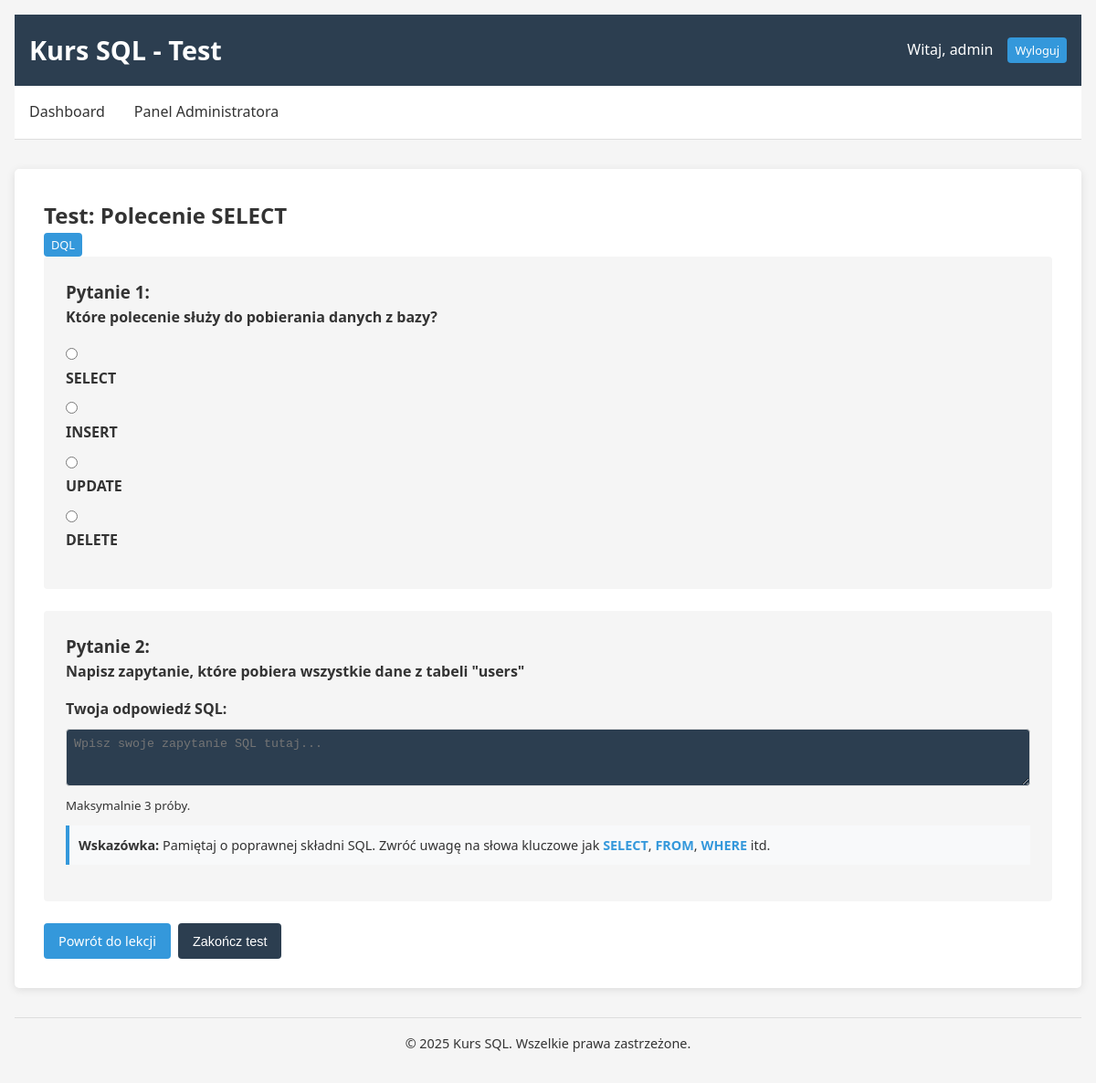
Page /index.php?page=test&id=2 (signed in) on the committed database.
### tables this page shows
CREATE TABLE lessons (
    id INT AUTO_INCREMENT PRIMARY KEY,
    title VARCHAR(255) NOT NULL,
    content TEXT NOT NULL,
    category VARCHAR(100) NOT NULL
);

CREATE TABLE questions (
    id INT AUTO_INCREMENT PRIMARY KEY,
    lesson_id INT,
    type ENUM('single', 'multi', 'open') NOT NULL,
    text TEXT NOT NULL,
    FOREIGN KEY (lesson_id) REFERENCES lessons(id) ON DELETE CASCADE
);

CREATE TABLE answers (
    id INT AUTO_INCREMENT PRIMARY KEY,
    question_id INT,
    text TEXT NOT NULL,
    is_correct BOOLEAN DEFAULT FALSE,
    FOREIGN KEY (question_id) REFERENCES questions(id) ON DELETE CASCADE
);

### functions.php (called while the page is built, shortened)
<?php
function get_lesson($db, $id) {
    $stmt = $db->prepare("SELECT * FROM lessons WHERE id = ?");
    $stmt->execute([$id]);
    return $stmt->fetch(PDO::FETCH_ASSOC);
}
function get_questions_for_lesson($db, $lesson_id) {
    $stmt = $db->prepare("SELECT * FROM questions WHERE lesson_id = ?");
    $stmt->execute([$lesson_id]);
    return $stmt->fetchAll(PDO::FETCH_ASSOC);
}
function get_answers_for_question($db, $question_id) {
    $stmt = $db->prepare("SELECT * FROM answers WHERE question_id = ?");
    $stmt->execute([$question_id]);
    return $stmt->fetchAll(PDO::FETCH_ASSOC);
}
?>

### student.php (the view, shortened to what this page needs)
<?php
require_once 'config.php';
require_once 'functions.php';
?>
<?php
function render_test($lesson_id) {
    global $db;
    $lesson = get_lesson($db, $lesson_id);
    $questions = get_questions_for_lesson($db, $lesson_id);
?>
<!DOCTYPE html>
<html lang="pl">
<head>
    <link rel="stylesheet" href="style.css">
</head>
<body>
    <div class="container">
        <header>
            <h1>Kurs SQL - Test</h1>
            <div class="user-info">
                <span>Witaj, <?= htmlspecialchars($_SESSION['nickname']) ?></span>
                <a href="index.php?action=logout" class="btn btn-sm">Wyloguj</a>
            </div>
        </header>
        <nav>
            <ul>
                <li><a href="index.php?page=dashboard">Dashboard</a></li>
                <?php if ($_SESSION['role'] === 'admin'): ?>
                <li><a href="index.php?page=admin">Panel Administratora</a></li>
                <?php endif; ?>
            </ul>
        </nav>
        <main>
            <div class="test-container">
                <div class="test-header">
                    <h2>Test: <?= htmlspecialchars($lesson['title']) ?></h2>
                    <span class="category-badge"><?= htmlspecialchars($lesson['category']) ?></span>
                </div>
                <?php if (empty($questions)): ?>
                <p>Brak pytań dla tej lekcji.</p>
                <a href="index.php?page=dashboard" class="btn">Powrót do listy</a>
                <?php else: ?>
                <form method="post" action="index.php?page=test_result">
                    <?php foreach ($questions as $index => $question): ?>
                    <div class="question-card">
                        <h3>Pytanie <?= $index + 1 ?>:</h3>
                        <p class="question-text"><?= htmlspecialchars($question['text']) ?></p>
                        <?php
                        $answers = get_answers_for_question($db, $question['id']);
                        if ($question['type'] === 'open'):
                        ?>
                            <div class="form-group">
                                <label for="question_<?= $question['id'] ?>">Twoja odpowiedź SQL:</label>
                                <textarea name="answers[<?= $question['id'] ?>]" id="question_<?= $question['id'] ?>"
                                          class="code-editor" required rows="3"
                                          placeholder="Wpisz swoje zapytanie SQL tutaj..."></textarea>
                                <small>Maksymalnie <?= MAX_ATTEMPTS_OPEN ?> próby.</small>
                                <div class="sql-hint">
                                    <strong>Wskazówka:</strong> Pamiętaj o poprawnej składni SQL.
                                    Zwróć uwagę na słowa kluczowe jak <span class="sql-keywords">SELECT</span>,
                                    <span class="sql-keywords">FROM</span>, <span class="sql-keywords">WHERE</span> itd.
                                </div>
                            </div>
                        <?php elseif ($question['type'] === 'single'): ?>
                            <div class="form-group">
                                <?php foreach ($answers as $answer): ?>
                                <div class="radio-option">
                                    <input type="radio" name="answers[<?= $question['id'] ?>]" id="answer_<?= $answer['id'] ?>" value="<?= $answer['id'] ?>" required>
                                    <label for="answer_<?= $answer['id'] ?>"><?= htmlspecialchars($answer['text']) ?></label>
                                </div>
                                <?php endforeach; ?>
                            </div>
                        <?php endif; ?>
                    </div>
                    <?php endforeach; ?>
                    <div class="form-actions">
                        <a href="index.php?page=lesson&id=<?= $lesson_id ?>" class="btn">Powrót do lekcji</a>
                        <button type="submit" class="btn btn-primary">Zakończ test</button>
                    </div>
                </form>
                <?php endif; ?>
            </div>
        </main>
        <footer>
            <p>&copy; 2025 Kurs SQL. Wszelkie prawa zastrzeżone.</p>
        </footer>
    </div>
</body>
</html>
<?php
}
?>

### index.php (shortened to what this page needs)
<?php
require_once 'config.php';
require_once 'functions.php';
if (isset($_GET['page'])) {
    $page = $_GET['page'];
    switch ($page) {
        case 'test':
            require_once 'student.php';
            if (isset($_GET['id'])) {
                render_test($_GET['id']);
            } else {
                redirect('dashboard');
            }
            break;
    }
} else {
    if (isset($_SESSION['user_id'])) {
        redirect('dashboard');
    } else {
        redirect('login');
    }
}

### style.css (style rules this page uses)
:root { --primary-color: #2c3e50; --secondary-color: #3498db; --accent-color: #e74c3c; --light-gray: #f5f5f5; --dark-gray: #333; --border-color: #ddd; --success-color: #27ae60; --error-color: #e74c3c; }
* { margin: 0; padding: 0; box-sizing: border-box; }
body { font-family: 'Segoe UI', Tahoma, Geneva, Verdana, sans-serif; line-height: 1.6; background-color: var(--light-gray); color: var(--dark-gray); }
.container { max-width: 1200px; margin: 0 auto; padding: 1rem; }
header { background-color: var(--primary-color); color: white; padding: 1rem; display: flex; justify-content: space-between; align-items: center; }
header h1 { font-size: 1.8rem; }
.user-info { display: flex; align-items: center; gap: 1rem; }
nav { background-color: white; border-bottom: 1px solid var(--border-color); margin-bottom: 2rem; }
nav ul { display: flex; list-style-type: none; }
nav ul li a { display: block; padding: 1rem; color: var(--dark-gray); text-decoration: none; transition: background-color 0.2s; }
main { background-color: white; padding: 2rem; border-radius: 5px; box-shadow: 0 2px 10px rgba(0, 0, 0, 0.1); margin-bottom: 2rem; }
footer { text-align: center; padding: 1rem; color: var(--dark-gray); font-size: 0.9rem; border-top: 1px solid var(--border-color); }
.btn { display: inline-block; padding: 0.5rem 1rem; background-color: var(--secondary-color); color: white; border: none; border-radius: 4px; cursor: pointer; text-decoration: none; font-size: 0.9rem; transition: background-color 0.2s; }
.btn-primary { background-color: var(--primary-color); }
.btn-sm { padding: 0.25rem 0.5rem; font-size: 0.8rem; }
.form-group { margin-bottom: 1rem; }
.form-group label { display: block; margin-bottom: 0.5rem; font-weight: bold; }
.form-group input[type="text"], .form-group input[type="email"], .form-group input[type="password"], .form-group textarea, .form-group select { width: 100%; padding: 0.5rem; border: 1px solid var(--border-color); border-radius: 4px; }
.form-actions { margin-top: 1.5rem; display: flex; gap: 0.5rem; }
.category-badge { background-color: var(--secondary-color); color: white; padding: 0.25rem 0.5rem; border-radius: 4px; font-size: 0.8rem; }
.question-card { background-color: var(--light-gray); padding: 1.5rem; border-radius: 4px; margin-bottom: 1.5rem; }
.question-text { font-weight: 600; margin-bottom: 1rem; }
.radio-option, .checkbox-option { margin-bottom: 0.5rem; }

### student.php (style rules this page uses)
.code-editor { font-family: monospace; background-color: #2c3e50; color: #ecf0f1; padding: 10px; border-radius: 4px; border: none; width: 100%; }
.sql-keywords { color: #3498db; font-weight: bold; }
.sql-hint { background-color: #f8f9fa; border-left: 4px solid #3498db; padding: 10px; margin-top: 10px; font-size: 0.9em; }

### rows in the picture
lessons: title "Polecenie SELECT", category "DQL"
questions: text "Które polecenie służy do pobierania danych z bazy?"
answers: text "SELECT"
answers: text "INSERT"
answers: text "UPDATE"
answers: text "DELETE"
questions: text "Napisz zapytanie, które pobiera wszystkie dane z tabeli \"users\"", id "Wpisz swoje zapytanie SQL tutaj..."

### other values in the picture
$_SESSION['nickname'] "admin"
